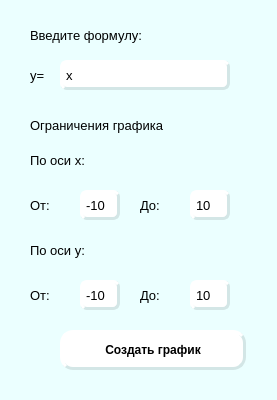
<?xml version="1.0" encoding="UTF-8"?>
<ui version="4.0">
 <class>Dialog</class>
 <widget class="QDialog" name="Dialog">
  <property name="geometry">
   <rect>
    <x>0</x>
    <y>0</y>
    <width>277</width>
    <height>400</height>
   </rect>
  </property>
  <property name="windowTitle">
   <string>Графики</string>
  </property>
  <property name="styleSheet">
   <string notr="true">QPushButton{
background-color: white;
border-style:outset;
border-width: 2.5px;
border-radius: 13px;
border-color: #D3E6E6;
padding: 1px;
}
QPushButton:pressed{
background-color: #C7D9D9;
border-color: #C7D9D9;
}
QPushButton:hover:!pressed{
background-color: #DFF2F2;
border-color:  #C7D9D9;
}
QLineEdit{
background-color: white;
border-style: outset;
border-width: 2.5px;
border-radius: 7px;
border-color: #D3E6E6;
padding: 1px;
}
QDialog{
background-color: rgb(235, 255, 255);
}</string>
  </property>
  <widget class="QLabel" name="label">
   <property name="geometry">
    <rect>
     <x>30</x>
     <y>20</y>
     <width>200</width>
     <height>30</height>
    </rect>
   </property>
   <property name="font">
    <font>
     <pointsize>10</pointsize>
    </font>
   </property>
   <property name="text">
    <string>Введите формулу:</string>
   </property>
  </widget>
  <widget class="QLineEdit" name="Form_line">
   <property name="geometry">
    <rect>
     <x>60</x>
     <y>60</y>
     <width>170</width>
     <height>30</height>
    </rect>
   </property>
   <property name="font">
    <font>
     <pointsize>10</pointsize>
    </font>
   </property>
   <property name="text">
    <string>x</string>
   </property>
  </widget>
  <widget class="QPushButton" name="btn">
   <property name="geometry">
    <rect>
     <x>60</x>
     <y>330</y>
     <width>186</width>
     <height>40</height>
    </rect>
   </property>
   <property name="font">
    <font>
     <weight>75</weight>
     <italic>false</italic>
     <bold>true</bold>
    </font>
   </property>
   <property name="text">
    <string>Создать график</string>
   </property>
  </widget>
  <widget class="QLabel" name="label_3">
   <property name="geometry">
    <rect>
     <x>30</x>
     <y>110</y>
     <width>200</width>
     <height>30</height>
    </rect>
   </property>
   <property name="font">
    <font>
     <pointsize>10</pointsize>
    </font>
   </property>
   <property name="text">
    <string>Ограничения графика</string>
   </property>
  </widget>
  <widget class="QLineEdit" name="x_ot">
   <property name="geometry">
    <rect>
     <x>80</x>
     <y>190</y>
     <width>40</width>
     <height>30</height>
    </rect>
   </property>
   <property name="font">
    <font>
     <pointsize>10</pointsize>
    </font>
   </property>
   <property name="inputMethodHints">
    <set>Qt::ImhDigitsOnly</set>
   </property>
   <property name="text">
    <string>-10</string>
   </property>
  </widget>
  <widget class="QLineEdit" name="x_do">
   <property name="geometry">
    <rect>
     <x>190</x>
     <y>190</y>
     <width>40</width>
     <height>30</height>
    </rect>
   </property>
   <property name="font">
    <font>
     <pointsize>10</pointsize>
    </font>
   </property>
   <property name="inputMethodHints">
    <set>Qt::ImhDigitsOnly</set>
   </property>
   <property name="text">
    <string>10</string>
   </property>
  </widget>
  <widget class="QLabel" name="label_4">
   <property name="geometry">
    <rect>
     <x>30</x>
     <y>190</y>
     <width>30</width>
     <height>30</height>
    </rect>
   </property>
   <property name="font">
    <font>
     <pointsize>10</pointsize>
    </font>
   </property>
   <property name="text">
    <string>От:</string>
   </property>
  </widget>
  <widget class="QLabel" name="label_5">
   <property name="geometry">
    <rect>
     <x>140</x>
     <y>190</y>
     <width>30</width>
     <height>30</height>
    </rect>
   </property>
   <property name="font">
    <font>
     <pointsize>10</pointsize>
    </font>
   </property>
   <property name="text">
    <string>До:</string>
   </property>
  </widget>
  <widget class="QLabel" name="label_6">
   <property name="geometry">
    <rect>
     <x>30</x>
     <y>145</y>
     <width>100</width>
     <height>30</height>
    </rect>
   </property>
   <property name="font">
    <font>
     <pointsize>10</pointsize>
    </font>
   </property>
   <property name="text">
    <string>По оси x:</string>
   </property>
  </widget>
  <widget class="QLabel" name="label_7">
   <property name="geometry">
    <rect>
     <x>140</x>
     <y>280</y>
     <width>30</width>
     <height>30</height>
    </rect>
   </property>
   <property name="font">
    <font>
     <pointsize>10</pointsize>
    </font>
   </property>
   <property name="text">
    <string>До:</string>
   </property>
  </widget>
  <widget class="QLineEdit" name="y_do">
   <property name="geometry">
    <rect>
     <x>190</x>
     <y>280</y>
     <width>40</width>
     <height>30</height>
    </rect>
   </property>
   <property name="font">
    <font>
     <pointsize>10</pointsize>
    </font>
   </property>
   <property name="inputMethodHints">
    <set>Qt::ImhDigitsOnly</set>
   </property>
   <property name="text">
    <string>10</string>
   </property>
  </widget>
  <widget class="QLabel" name="label_8">
   <property name="geometry">
    <rect>
     <x>30</x>
     <y>235</y>
     <width>100</width>
     <height>30</height>
    </rect>
   </property>
   <property name="font">
    <font>
     <pointsize>10</pointsize>
    </font>
   </property>
   <property name="text">
    <string>По оси y:</string>
   </property>
  </widget>
  <widget class="QLabel" name="label_9">
   <property name="geometry">
    <rect>
     <x>30</x>
     <y>280</y>
     <width>30</width>
     <height>30</height>
    </rect>
   </property>
   <property name="font">
    <font>
     <pointsize>10</pointsize>
    </font>
   </property>
   <property name="text">
    <string>От:</string>
   </property>
  </widget>
  <widget class="QLineEdit" name="y_ot">
   <property name="geometry">
    <rect>
     <x>80</x>
     <y>280</y>
     <width>40</width>
     <height>30</height>
    </rect>
   </property>
   <property name="font">
    <font>
     <pointsize>10</pointsize>
    </font>
   </property>
   <property name="inputMethodHints">
    <set>Qt::ImhDigitsOnly</set>
   </property>
   <property name="text">
    <string>-10</string>
   </property>
  </widget>
  <widget class="QLabel" name="label_10">
   <property name="geometry">
    <rect>
     <x>30</x>
     <y>60</y>
     <width>30</width>
     <height>30</height>
    </rect>
   </property>
   <property name="font">
    <font>
     <pointsize>10</pointsize>
    </font>
   </property>
   <property name="text">
    <string>y=</string>
   </property>
  </widget>
 </widget>
 <resources/>
 <connections/>
</ui>
